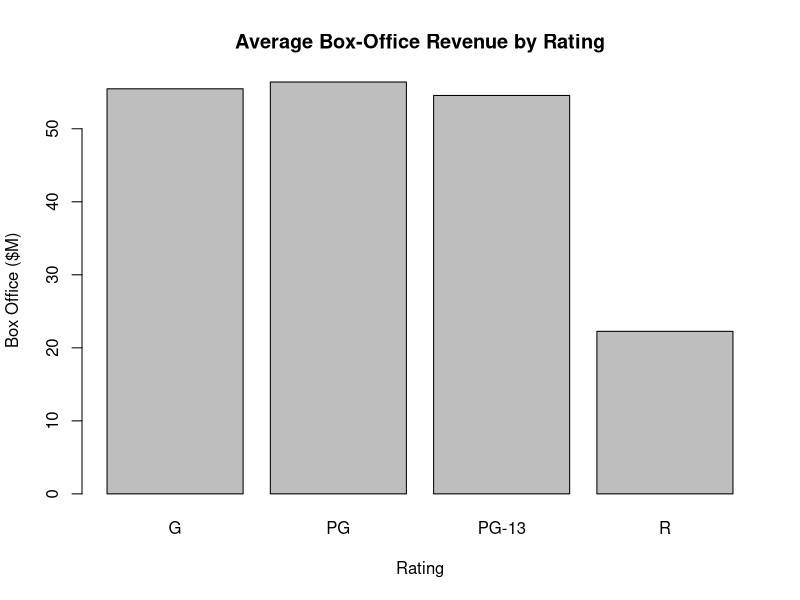

Write the R code that produced this figure. (Note: this script raises an error after producing the figure.)
## ---- chunk 1
movies <- read.csv("../data/Movies.csv")
main_label <- "Average Box-Office Revenue by Rating"
rating_label <- "Rating"
box_office_label <- "Box Office ($M)"
## ---- chunk 2
average <- tapply(
  movies$Box.Office,
  movies$Rating,
  mean)

print(average)
## ---- chunk 3
barplot(
  height = average,
  main = main_label,
  xlab = rating_label,
  ylab = box_office_label
)
## ---- chunk 4

main_label <- "Box Office Revenue by Rating"
plot(
  x = movies$Rating,
  y = movies$Box.Office,
  main = main_label,
  xlab = rating_label,
  ylab = box_office_label)
## ---- chunk 5
plot(
  x = movies$Rating,
  y = movies$Box.Office,
  notch = TRUE,
  main = main_label,
  xlab = rating_label,
  ylab = box_office_label)
